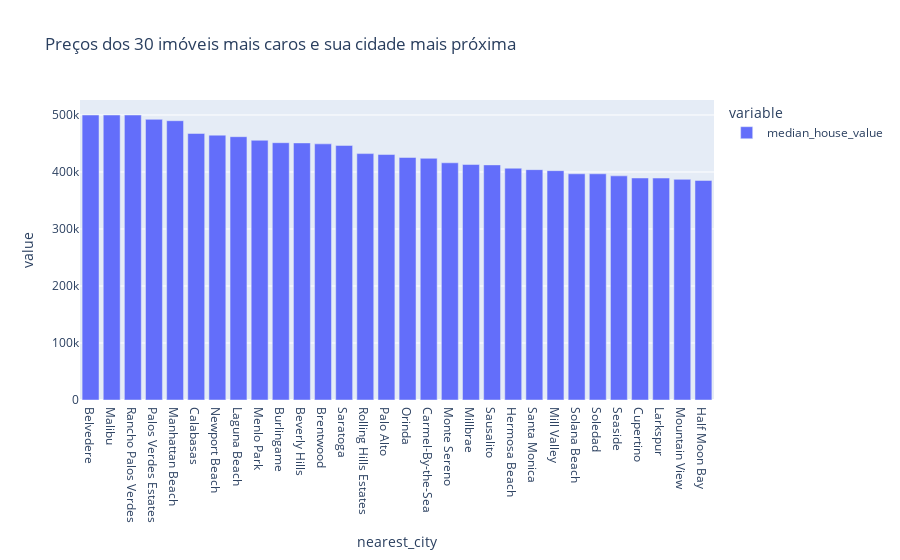

Notebook code for this chart:
### Code cell
higher_price_cities = copy.groupby('nearest_city').median_house_value.mean().nlargest(30)
higher_price_cities.plot(kind='bar', backend='plotly', title='Preços dos 30 imóveis mais caros e sua cidade mais próxima')

### Figure 1 — Plotly figure (JSON) as saved in the notebook; plotly's stock layout.template omitted (floating-point values rounded to 4 significant figures)
{"data": [{"alignmentgroup": "True", "hovertemplate": "variable=median_house_value<br>nearest_city=%{x}<br>value=%{y}<extra></extra>", "legendgroup": "median_house_value", "marker": {"color": "#636efa", "pattern": {"shape": ""}}, "name": "median_house_value", "offsetgroup": "median_house_value", "orientation": "v", "showlegend": true, "textposition": "auto", "type": "bar", "x": ["Belvedere", "Malibu", "Rancho Palos Verdes", "Palos Verdes Estates", "Manhattan Beach", "Calabasas", "Newport Beach", "Laguna Beach", "Menlo Park", "Burlingame", "Beverly Hills", "Brentwood", "Saratoga", "Rolling Hills Estates", "Palo Alto", "Orinda", "Carmel-By-the-Sea", "Monte Sereno", "Millbrae", "Sausalito", "Hermosa Beach", "Santa Monica", "Mill Valley", "Solana Beach", "Soledad", "Seaside", "Cupertino", "Larkspur", "Mountain View", "Half Moon Bay"], "xaxis": "x", "y": [500001, 500001, 500001, 492300.0, 490000.0, 467600.0, 464600.0, 462000.0, 455700.0, 451400.0, 451000.0, 449300.0, 446600.0, 432300.0, 430600.0, 425500.0, 424000.0, 416200.0, 413100.0, 412485, 406700.0, 404100.0, 402400.0, 396900.0, 396900.0, 393200.0, 389500.0, 389400.0, 387100.0, 385200.0], "yaxis": "y"}], "layout": {"barmode": "relative", "legend": {"title": {"text": "variable"}, "tracegroupgap": 0}, "title": {"text": "Preços dos 30 imóveis mais caros e sua cidade mais próxima"}, "xaxis": {"anchor": "y", "domain": [0, 1], "title": {"text": "nearest_city"}}, "yaxis": {"anchor": "x", "domain": [0, 1], "title": {"text": "value"}}}}
